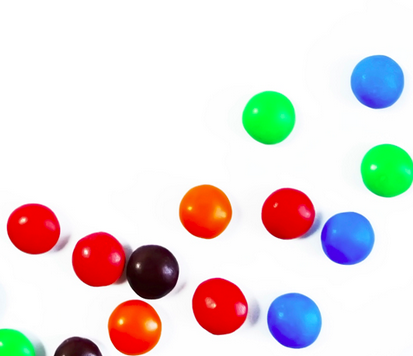
#> input picture smarties.png, 413 x 356 px
$ python object_detection.py
#> lines starting #> are read from the running program, lines starting #| are printed output that depends on the picture; after the words box and inside, x2 and y2 are one past the last pixel; in counts of white or black regions, pixels touching at a corner belong together
import cv2
import numpy as np

def nothing(x):
    pass
cv2.namedWindow("Tracking")

cv2.createTrackbar("u_h","Tracking", 0, 255, nothing)
#> slider 'u_h' is set to 255
cv2.createTrackbar("u_s","Tracking", 0, 255, nothing)
#> slider 'u_s' is set to 255
cv2.createTrackbar("u_v","Tracking", 0, 255, nothing)
#> slider 'u_v' is set to 255
cv2.createTrackbar("l_h","Tracking", 255, 255, nothing)
cv2.createTrackbar("l_s","Tracking", 255, 255, nothing)
cv2.createTrackbar("l_v","Tracking", 255, 255, nothing)


while True:
    frame=cv2.imread("smarties.png")
#> frame is the input picture: shape (356, 413, 3); mean B, G, R 219.1, 220.4, 228.9
    hsv=cv2.cvtColor(frame, cv2.COLOR_BGR2HSV)
#> hsv: shape (356, 413, 3); mean H, S, V 27.8, 46.1, 247

    u_h=cv2.getTrackbarPos("u_h","Tracking")
    u_s=cv2.getTrackbarPos("u_s","Tracking")
    u_v=cv2.getTrackbarPos("u_v","Tracking")
    l_h=cv2.getTrackbarPos("l_h","Tracking")
    l_s=cv2.getTrackbarPos("l_s","Tracking")
    l_v=cv2.getTrackbarPos("l_v","Tracking")

    # u_b=np.array([165,0,0])
    # l_b=np.array([255,255,85])
    u_b=np.array([u_h,u_s,u_v])
    l_b=np.array([l_h,l_s,l_v])

    mask=cv2.inRange(frame,u_b,l_b)
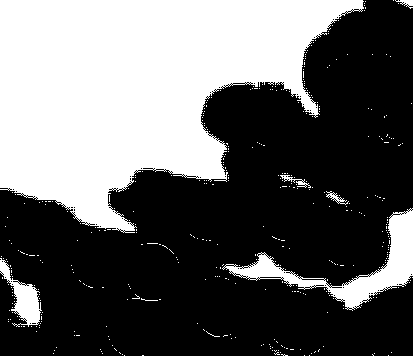
#> mask: shape (356, 413); 38.8% white; 412 white regions (406 under 20 px), largest, box (x1, y1, x2, y2) and area: (0, 0, 364, 233) 50965, (222, 208, 413, 311) 4167, (0, 258, 42, 327) 1074, (280, 175, 311, 188) 112, (326, 191, 349, 205) 93, (395, 0, 413, 9) 74
    res=cv2.bitwise_and(frame,frame,mask=mask)

    cv2.imshow("image",frame)
    cv2.imshow("result",res)

    k=cv2.waitKey(1)
#> (key Esc is pressed here)

    if k==27:
        break
cv2.destroyAllWindows()

$ run again, with shape2.png copied over smarties.png
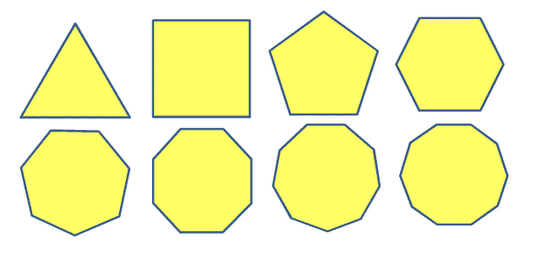
#> input picture shape2.png, 538 x 259 px
#> frame is the input picture: shape (259, 538, 3); mean B, G, R 183, 247.7, 246.1
#> hsv: shape (259, 538, 3); mean H, S, V 20.4, 72.2, 249.4
#> `mask=cv2.inRange(frame,u_b,l_b)`:
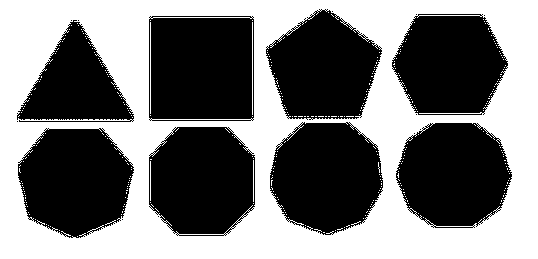
#> mask: shape (259, 538); 47.3% white; 352 white regions (347 under 20 px), largest, box (x1, y1, x2, y2) and area: (0, 0, 538, 259) 65119, (252, 22, 253, 115) 93, (150, 22, 151, 114) 92, (253, 160, 254, 202) 42, (150, 161, 151, 201) 40
